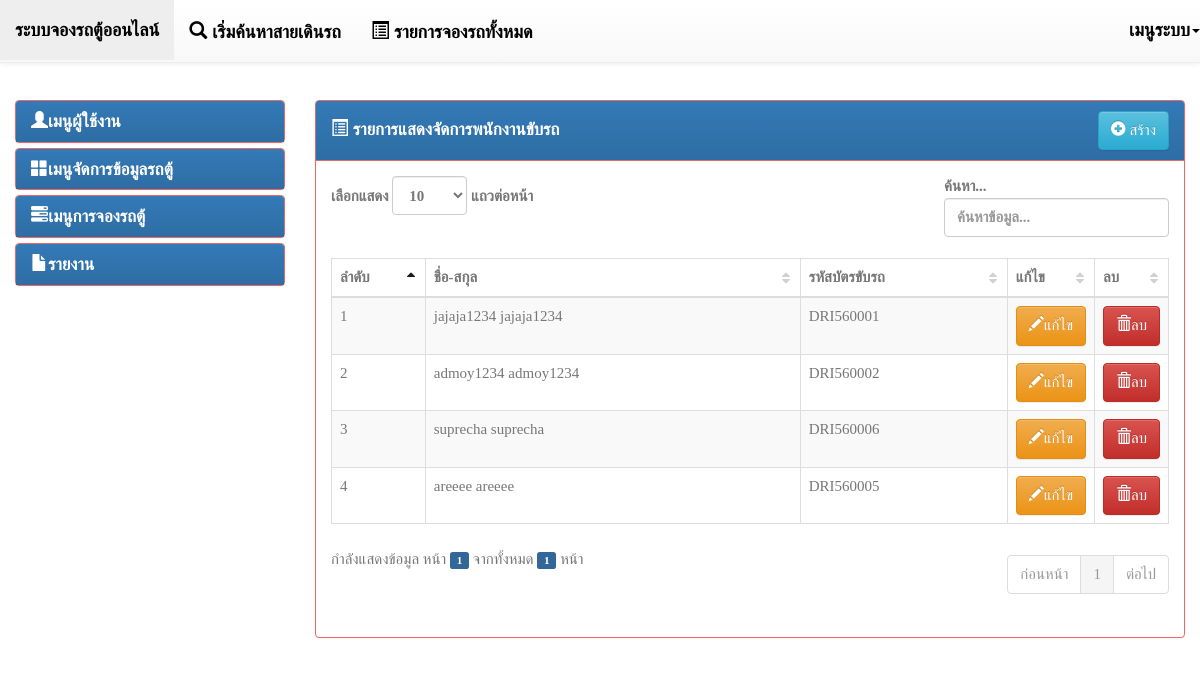
The app's page /backend/index.php?page=list-person&status=4 (signed in) with its own data.
### tables this page shows
CREATE TABLE IF NOT EXISTS `person` (
  `id` int(11) NOT NULL COMMENT 'รหัส',
  `fb_id` varchar(20) DEFAULT NULL COMMENT 'รหัสเฟสบุ๊ค',
  `code` varchar(9) NOT NULL COMMENT 'รหัสพนักงาน คนขับรถตู้ ',
  `fname` varchar(100) NOT NULL COMMENT 'ชื่อ',
  `lname` varchar(100) NOT NULL COMMENT 'สกุล',
  `username` varchar(50) NOT NULL COMMENT 'username',
  `password` varchar(50) NOT NULL COMMENT 'password',
  `idcard` varchar(13) NOT NULL,
  `mobile` varchar(15) NOT NULL COMMENT 'โทรศัพท์',
  `email` varchar(50) NOT NULL COMMENT 'อีเมลล์',
  `updatedate` date NOT NULL COMMENT 'วันที่สร้าง',
  `updateby` int(11) NOT NULL,
  `status` int(11) NOT NULL COMMENT 'สถานะ EMPLOYEE_ID=>1,ONWER_ID=>2,CUSTOMER_ID=>3 ,DRIVER_ID => 4,GENARAL_ID => 0,'
);

### mysql_con/PDOMysql.php (called while the page is built, shortened)
<?php
class PDOMysql {
    private static $DSN = "mysql:host=localhost;dbname=db_van";
    private static $USERNAME = "root";
    private static $PASSWORD = "";
    private static $OPTIONS = array(
        PDO::MYSQL_ATTR_INIT_COMMAND => 'SET NAMES utf8',
    );
    public $conn = null;
    public function open() {
        try {
            $this->conn = new PDO(self::$DSN, self::$USERNAME, self::$PASSWORD, self::$OPTIONS);
        } catch (PDOException $e) {
            print "Error!: " . $e->getMessage() . "<br/>";
            die();
        }
        return $this->conn;
    }
}

### backend/list-person.php (the view)
<?php
require_once '../mysql_con/PDOMysql.php';
$status = (empty($_GET['status']) ? '' : $_GET['status']);
$person_title = array(
    '1' => 'จัดการเจ้าหน้าที่ดูแลระบบ',
    '2' => '',
    '3' => 'จัดการลูกค้า',
    '4' => 'จัดการพนักงานขับรถ',
);
?>
<div class="panel panel-primary">
    <div class="panel-heading clearfix">
        <h4 class="panel-title pull-left" style="padding-top: 7.5px;">
            <i class="glyphicon glyphicon-list-alt"></i> รายการแสดง<?php echo $person_title[$status] ?>
        </h4>
        <div class="btn-group pull-right">
            <a href="index.php?page=form-person&status=<?= $status ?>" class="btn btn-info">
                <i class="glyphicon glyphicon-plus-sign"></i> สร้าง
            </a>
        </div>
    </div>
    <div class="panel-body">
        <table class="table table-striped table-bordered dataTable" cellspacing="0" width="100%">
            <thead>
                <tr>
                    <th>ลำดับ</th>
                    <th>ชื่อ-สกุล</th>
                    <th>รหัสบัตรขับรถ</th>
                    <th>แก้ไข</th>
                    <th>ลบ</th>
                </tr>
            </thead>
            <tbody>
                <?php
                $pdo = new PDOMysql();
                $pdo->conn = $pdo->open();
                $stmt = $pdo->conn->prepare('SELECT * FROM person WHERE status = ' . $status);
                $stmt->execute();
                $result = $stmt->fetchAll(PDO::FETCH_OBJ);
                ?>
                <?php foreach ($result as $key => $value) { ?>
                    <tr>
                        <td><?= ($key + 1) ?></td>
                        <td><?= $value->fname . '   ' . $value->lname ?></td>
                        <td><?= $value->code ?></td>
                        <td style="width: 8%;">
                            <a href="index.php?page=form-person&status=<?= $status ?>&id=<?= $value->id ?>" class="btn btn-warning">
                                <i class="glyphicon glyphicon-pencil"></i>แก้ไข
                            </a>
                        </td>
                        <td style="width: 8%;">
                            <button type="button" class="btn btn-danger" onclick="delete_data(<?= $value->id ?>, '../actionDb/person.php?action=delete')">
                                <i class="glyphicon glyphicon-trash"></i>ลบ
                            </button>
                        </td>
                    </tr>
                <?php } ?>
            </tbody>
        </table>
    </div>
</div>

### assets/datatables/dataTables.css (style rules this page uses)
.dataTables_wrapper table { margin-top:10px; }
table.table { clear: both; margin-bottom: 10px !important; max-width: none !important; }
table.table thead .sorting, table.table thead .sorting_asc, table.table thead .sorting_desc, table.table thead .sorting_asc_disabled, table.table thead .sorting_desc_disabled { cursor: pointer; *cursor: hand; }
table.table thead .sorting { background: url('images/sort_both.png') no-repeat center right; }
table.table thead .sorting_asc { background: url('images/sort_asc.png') no-repeat center right; }

### records on screen
person: fname "jajaja1234", lname "jajaja1234", code "DRI560001"
person: fname "admoy1234", lname "admoy1234", code "DRI560002"
person: fname "suprecha", lname "suprecha", code "DRI560006"
person: fname "areeee", lname "areeee", code "DRI560005"

### other values on screen
$person_title[$status] "จัดการพนักงานขับรถ"
